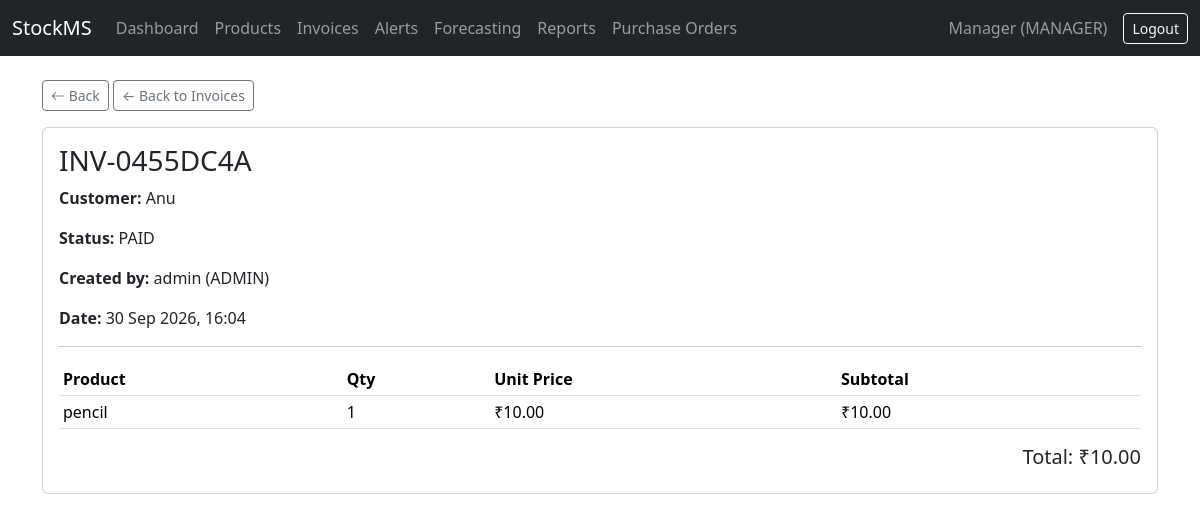
/invoices/1/ (signed in), run on the app's committed database.
### accounts/models.py (models this page shows, shortened)
class User(AbstractUser):
    class Role(models.TextChoices):
        ADMIN = 'ADMIN', 'Admin'
        MANAGER = 'MANAGER', 'Manager'
        STAFF = 'STAFF', 'Staff'
    role = models.CharField(
        max_length=10,
        choices=Role.choices,
        default=Role.STAFF,
    )
    def __str__(self):
        return f"{self.username} ({self.role})"

### billing/models.py (models this page shows, shortened)
class Invoice(models.Model):
    class Status(models.TextChoices):
        PENDING = 'PENDING', 'Pending'
        PAID = 'PAID', 'Paid'
        CANCELLED = 'CANCELLED', 'Cancelled'
    invoice_number = models.CharField(max_length=20, unique=True)
    customer = models.ForeignKey(Customer, on_delete=models.SET_NULL, null=True, related_name='invoices')
    created_by = models.ForeignKey(settings.AUTH_USER_MODEL, on_delete=models.SET_NULL, null=True)
    status = models.CharField(max_length=10, choices=Status.choices, default=Status.PENDING)
    created_at = models.DateTimeField(auto_now_add=True)
    @property
    def total_amount(self):
        return sum(item.subtotal for item in self.items.all())

class Customer(models.Model):
    name = models.CharField(max_length=200)
    phone = models.CharField(max_length=20, blank=True)
    email = models.EmailField(blank=True)
    address = models.TextField(blank=True)
    def __str__(self):
        return self.name

class InvoiceItem(models.Model):
    invoice = models.ForeignKey(Invoice, on_delete=models.CASCADE, related_name='items')
    product = models.ForeignKey(Product, on_delete=models.PROTECT)
    quantity = models.PositiveIntegerField()
    unit_price = models.DecimalField(max_digits=10, decimal_places=2)
    @property
    def subtotal(self):
        return self.quantity * self.unit_price

### inventory/models.py (models this page shows, shortened)
class Product(models.Model):
    name = models.CharField(max_length=200)
    sku = models.CharField(max_length=50, unique=True)
    barcode = models.CharField(max_length=100, unique=True, blank=True, null=True)
    category = models.ForeignKey(Category, on_delete=models.SET_NULL, null=True, related_name='products')
    supplier = models.ForeignKey(Supplier, on_delete=models.SET_NULL, null=True, related_name='products')
    price = models.DecimalField(max_digits=10, decimal_places=2)
    quantity = models.PositiveIntegerField(default=0)
    reorder_level = models.PositiveIntegerField(default=10)
    max_stock_level = models.PositiveIntegerField(default=100)
    created_at = models.DateTimeField(auto_now_add=True)
    updated_at = models.DateTimeField(auto_now=True)

### billing/views.py (the view)
# urls.py: path('<int:pk>/', views.invoice_detail, name='invoice_detail'),
@login_required
def invoice_detail(request, pk):
    invoice = get_object_or_404(Invoice, pk=pk)
    return render(request, 'billing/invoice_detail.html', {'invoice': invoice})

### billing/templates/billing/invoice_detail.html (shortened to what this page needs)
{% extends 'base.html' %}
{% block content %}
<a href="{% url 'invoice_list' %}" class="btn btn-sm btn-outline-secondary mb-3">← Back to Invoices</a>
<div class="card">
    <div class="card-body">
        <h3>{{ invoice.invoice_number }}</h3>
        <p><strong>Customer:</strong> {{ invoice.customer|default:"Walk-in" }}</p>
        <p><strong>Status:</strong> {{ invoice.status }}</p>
        <p><strong>Created by:</strong> {{ invoice.created_by }}</p>
        <p><strong>Date:</strong> {{ invoice.created_at|date:"d M Y, H:i" }}</p>
        <hr>
        <table class="table table-sm">
            <thead>
                <tr><th>Product</th><th>Qty</th><th>Unit Price</th><th>Subtotal</th></tr>
            </thead>
            <tbody>
                {% for item in invoice.items.all %}
                <tr>
                    <td>{{ item.product.name }}</td>
                    <td>{{ item.quantity }}</td>
                    <td>₹{{ item.unit_price }}</td>
                    <td>₹{{ item.subtotal }}</td>
                </tr>
                {% endfor %}
            </tbody>
        </table>
        <h5 class="text-end">Total: ₹{{ invoice.total_amount }}</h5>
    </div>
</div>
{% endblock %}

### templates/base.html (shortened to what this page needs)
{% load static %}
<!DOCTYPE html>
<html lang="en">
<head>
    <link href="https://cdn.jsdelivr.net/npm/bootstrap@5.3.3/dist/css/bootstrap.min.css" rel="stylesheet">
    <link href="https://cdn.jsdelivr.net/npm/bootstrap-icons@1.11.3/font/bootstrap-icons.css" rel="stylesheet">
</head>
<body>
    <nav class="navbar navbar-expand-lg navbar-dark bg-dark">
        <div class="container-fluid">
            <a class="navbar-brand" href="{% url 'dashboard' %}">StockMS</a>
            <div class="collapse navbar-collapse">
                <ul class="navbar-nav me-auto">
                    <li class="nav-item"><a class="nav-link" href="{% url 'dashboard' %}">Dashboard</a></li>
                    <li class="nav-item"><a class="nav-link" href="{% url 'product_list' %}">Products</a></li>
                    <li class="nav-item"><a class="nav-link" href="{% url 'invoice_list' %}">Invoices</a></li>
                    <li class="nav-item"><a class="nav-link" href="{% url 'alert_list' %}">Alerts</a></li>
                    <li class="nav-item"><a class="nav-link" href="{% url 'forecast_page' %}">Forecasting</a></li>
                    {% if user.role == 'ADMIN' or user.role == 'MANAGER' %}
                        <li class="nav-item"><a class="nav-link" href="{% url 'reports_page' %}">Reports</a></li>
                        <li class="nav-item"><a class="nav-link" href="{% url 'purchase_order_list' %}">Purchase Orders</a></li>
                    {% endif %}
                </ul>
                {% if user.is_authenticated %}
                <span class="navbar-text me-3">{{ user.username }} ({{ user.role }})</span>
<form method="post" action="{% url 'logout' %}" class="d-inline">
    <button type="submit" class="btn btn-outline-light btn-sm">Logout</button>
</form>                {% endif %}
            </div>
        </div>
    </nav>
    <div class="container mt-4">
    <a href="javascript:history.back()" class="btn btn-sm btn-outline-secondary mb-3">
        <i class="bi bi-arrow-left"></i> Back
    </a>
        {% block content %}
        {% endblock %}
    </div>
</body>
</html>

### data on the page
User: username "Manager", role "MANAGER"
Invoice: invoice_number "INV-0455DC4A", customer "Anu", status "PAID", created_by "admin (ADMIN)", created_at "30 Sep 2026, 16:04", total_amount "10.00"
InvoiceItem: product.name "pencil", quantity "1", unit_price "10.00", subtotal "10.00"
